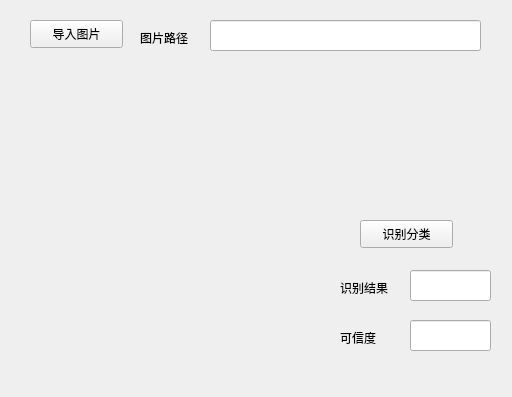
<?xml version="1.0" encoding="UTF-8"?>
<ui version="4.0">
 <class>Form</class>
 <widget class="QWidget" name="Form">
  <property name="geometry">
   <rect>
    <x>0</x>
    <y>0</y>
    <width>512</width>
    <height>397</height>
   </rect>
  </property>
  <property name="windowTitle">
   <string>Form</string>
  </property>
  <widget class="QPushButton" name="pBt_import">
   <property name="geometry">
    <rect>
     <x>30</x>
     <y>20</y>
     <width>93</width>
     <height>28</height>
    </rect>
   </property>
   <property name="text">
    <string>导入图片</string>
   </property>
  </widget>
  <widget class="QLineEdit" name="lineEdit_path">
   <property name="geometry">
    <rect>
     <x>210</x>
     <y>20</y>
     <width>271</width>
     <height>31</height>
    </rect>
   </property>
  </widget>
  <widget class="QLabel" name="lbl_path">
   <property name="geometry">
    <rect>
     <x>140</x>
     <y>30</y>
     <width>72</width>
     <height>15</height>
    </rect>
   </property>
   <property name="text">
    <string>图片路径</string>
   </property>
  </widget>
  <widget class="QPushButton" name="pBt_classfy">
   <property name="geometry">
    <rect>
     <x>360</x>
     <y>220</y>
     <width>93</width>
     <height>28</height>
    </rect>
   </property>
   <property name="text">
    <string>识别分类</string>
   </property>
  </widget>
  <widget class="QLabel" name="lbl_result">
   <property name="geometry">
    <rect>
     <x>340</x>
     <y>280</y>
     <width>72</width>
     <height>15</height>
    </rect>
   </property>
   <property name="text">
    <string>识别结果</string>
   </property>
  </widget>
  <widget class="QLineEdit" name="lineEdit_result">
   <property name="geometry">
    <rect>
     <x>410</x>
     <y>270</y>
     <width>81</width>
     <height>31</height>
    </rect>
   </property>
  </widget>
  <widget class="QLabel" name="lbl_acc">
   <property name="geometry">
    <rect>
     <x>340</x>
     <y>330</y>
     <width>72</width>
     <height>15</height>
    </rect>
   </property>
   <property name="text">
    <string>可信度</string>
   </property>
  </widget>
  <widget class="QLineEdit" name="lineEdit_acc">
   <property name="geometry">
    <rect>
     <x>410</x>
     <y>320</y>
     <width>81</width>
     <height>31</height>
    </rect>
   </property>
  </widget>
  <widget class="QLabel" name="lbl_fig">
   <property name="geometry">
    <rect>
     <x>40</x>
     <y>80</y>
     <width>251</width>
     <height>251</height>
    </rect>
   </property>
   <property name="text">
    <string/>
   </property>
  </widget>
 </widget>
 <resources/>
 <connections/>
</ui>
